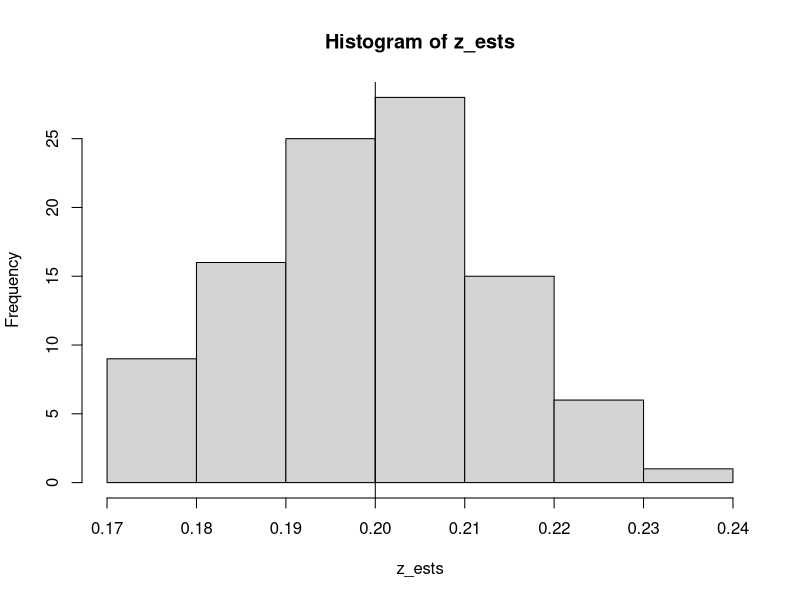

This figure's R source: (Note: this script raises an error after producing the figure.)
### SMC sampler code in R
rm(list=ls())



smc <- function(mu, M, G, n, N) {
  zetas <- matrix(0,n,N)
  as <- matrix(0,n-1,N)
  gs <- matrix(0,n,N)
  log.Zs <- rep(0,n)
  
  zetas[1,] <- mu(N)
  gs[1,] <- G(1, zetas[1,])
  log.Zs[1] <- log(mean(gs[1,]))
  
  for (p in 2:n) {
    # simulate ancestor indices, then particles
    as[p-1,] <- sample(N,N,replace=TRUE,prob=gs[p-1,]/sum(gs[p-1,]))
    zetas[p,] <- M(p, zetas[p-1,as[p-1,]])
    gs[p,] <- G(p, zetas[p,])
    log.Zs[p] <- log.Zs[p-1] + log(mean(gs[p,]))
  }
  return(list(zetas=zetas,gs=gs,as=as,log.Zs=log.Zs))
}


## example
n <- 10
N <- 1e3
means = seq(4,0,length=n)
sds <- n:1

mu <- function(N) rnorm(N, mean=means[1], sd=sds[1])
gamma <- function(p, x) {
  dnorm(x, mean=means[p], sd=sds[p])
}
G <- function(p, x) {
  if (p < n) {
    res <- gamma(p+1,x)/gamma(p,x) 
  }else {
    res <- rep(1, length(x))
  }
  return(res)
}
M <- function(p, x) {
  N <- length(x)
  y <- x + rnorm(N)
  ratios <- gamma(p, y)/gamma(p, x)
  accepts <- runif(N) < ratios
  y*accepts + x*(1-accepts)
}
out <- smc(mu, M, G, n, N)
apply(out$zetas, 1, mean)
apply(out$zetas, 1, sd)
out$log.Zs



## test normaising constant estimate
n <- 5
N <- 1e3
means = seq(4,0,length=n)
sds <- n:1
gamma <- function(p, x) {
  exp(-0.5*  ((x-means[p])/sds[p])^2  )
}

R <- 100
z_ests <- rep(NA,R)
for(r in 1:R){
  out <- smc(mu, M, G, n, N)
  apply(out$zetas, 1, mean)
  apply(out$zetas, 1, sd)
  z_ests[r] <- exp(out$log.Zs)[n]
}

hist(z_ests)
abline(v=sqrt(2*pi*sds[n]^2)/sqrt(2*pi*sds[1]^2))



## ok now to have 2D
n <- 100
N <- 1e3
means = seq(1,0,length=n)
sds <- seq(from=2,to=1,length.out=n)
mu <- function(N) matrix(rnorm(D*N, mean=means[1], sd=sds[1]),nrow=2)
log_gamma <- function(p, x) {
  return(dnorm(x[1,], mean=means[p], sd=sds[p],log=T) + dnorm(x[2,], mean=means[p], sd=sds[p],log=T))
}
log_G <- function(p, x) {
  if (p < n) {
    res <- log_gamma(p+1,x)-log_gamma(p,x) 
  }else {
    res <- rep(0, length(x))
  }
  return(res)
}
M <- function(p, x) {
  N <- dim(x)[2]
  y <- x + matrix(rnorm(N*D),nrow=D)
  log_ratios <- log_gamma(p, y) - log_gamma(p, x)
  accepts <- log(runif(N)) < log_ratios
  res <- y[,accepts] + x[,1-accepts]
  return(res)
}
smc <- function(mu, M, G, D, n, N) {
  as <- matrix(0,n-1,N)
  gs <- matrix(0,n,N)
  log.Zs <- rep(0,n)
  
  zetas <- mu(N)
  log_gs_p <- log_G(1, zetas)
  log.Z.increment <- log(mean(exp(log_gs_p-max(log_gs_p)))) + max(log_gs_p)
  log.Zs[1] <- log.Z.increment
  
  for (p in 2:n) {
    # simulate ancestor indices, then particles
    zetas_pm1 <- zetas
    log_gs_pm1 <- exp(log_gs_p-max(log_gs_p))
    as[p-1,] <- sample(N,N,replace=TRUE,prob=log_gs_pm1/sum(log_gs_pm1))
    zetas <- M(p, zetas_pm1[,as[p-1,]])
    log_gs_p <- log_G(p, zetas)
    log.Z.increment <- log(mean(exp(log_gs_p-max(log_gs_p)))) + max(log_gs_p)
    log.Zs[p] <- log.Zs[p-1] + log.Z.increment
  }
  return(list(zetas=zetas,as=as,log.Zs=log.Zs))
}

R <- 100
z_ests <- rep(NA,R)
D <- 2
for(r in 1:R){
  out <- smc(mu, M, G, D,n, N)
  apply(out$zetas, 1, mean)
  apply(out$zetas, 1, sd)
  z_ests[r] <- exp(out$log.Zs)[n]
}

hist(z_ests)
abline(v=(2*pi*sds[n]^2)/(2*pi*sds[1]^2))

